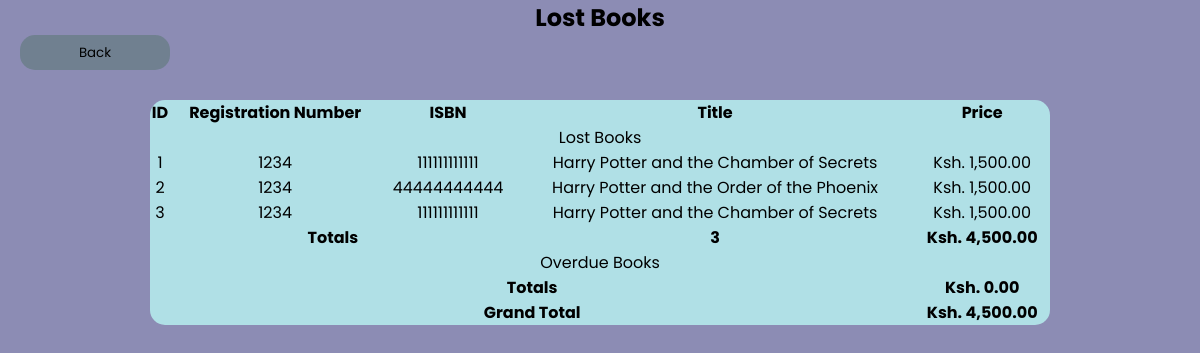
The page /pages/invoice.php?reg=1234 on the database as committed earlier.
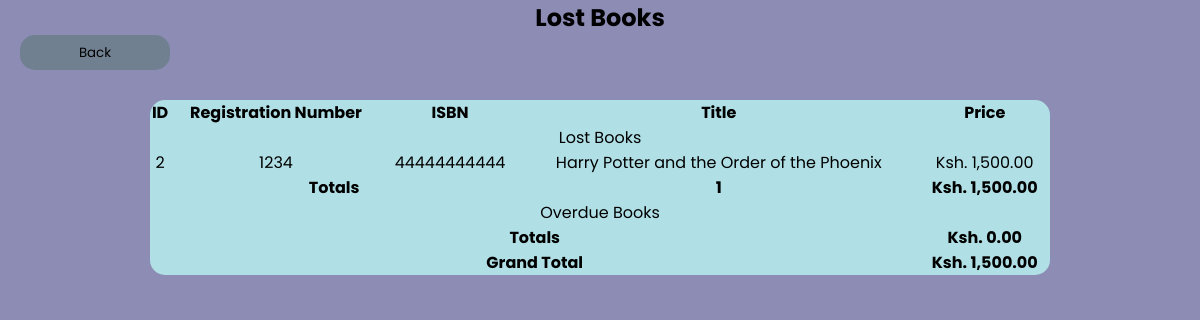
The same page on the database as committed later.
### tables this page shows
CREATE TABLE `lost` (
  `id` int(11) NOT NULL,
  `reg` varchar(100) NOT NULL,
  `isbn` varchar(100) NOT NULL,
  `price` int(11) NOT NULL
);

CREATE TABLE `books` (
  `ISBN` varchar(150) NOT NULL,
  `Title` varchar(150) NOT NULL,
  `Author` varchar(150) NOT NULL,
  `Category` varchar(150) NOT NULL,
  `Description` varchar(500) NOT NULL,
  `Price` int(11) NOT NULL,
  `Quantity` int(11) NOT NULL,
  `image` varchar(150) NOT NULL
);

### pages/invoice.php (the view, shortened to what this page needs)
<?php
    include "../scripts/connect.php";
?>
<!DOCTYPE html>
<html lang="en">
    <head>
        <link rel="stylesheet" href="../css/style.css">
    </head>
    <body>
        <?php
            $reg = $_GET["reg"];
            $sql = "SELECT * FROM `lost`  WHERE `reg`=$reg";
        ?>
        <center><h2>Lost Books</h2></center>
        <table>
            <tr>
                <th>ID</th>
                <th>Registration Number</th>
                <th>ISBN</th>
                <th>Title</th>
                <th>Price</th>
            </tr>
            <?php
                $result = mysqli_query($conn, $sql);
                if ($result) {
                    $books = 0;
                    $cost = 0;
                    echo '<tr>';
                        echo '<td colspan="5"><center>Lost Books</center></td>';
                    echo '</tr>';
                    while ($row = mysqli_fetch_assoc($result)) {
                        $isbn = $row["isbn"];
                        $book = mysqli_fetch_assoc(mysqli_query($conn, "SELECT * FROM `books` WHERE ISBN=$isbn"));
                        echo '<tr>';
                            echo '<td>'.$row["id"].'</td>';
                            echo '<td>'.$row["reg"].'</td>';
                            echo '<td>'.$row["isbn"].'</td>';
                            echo '<td>'.$book["Title"].'</td>';
                            echo '<td>Ksh. '.number_format($row["price"], 2).'</td>';
                            $books += 1;
                            $cost += $row["price"];
                        echo '</tr>';
                    }
                    echo '<tr>';
                        echo '<td colspan="3"><b>Totals</b></td>';
                        echo '<td><center><b>'.$books.'</b></center></td>';
                        echo '<td><center><b>Ksh. '.number_format($cost, 2).'</b></center></td>';
                    echo '</tr>';
                    $overdue = mysqli_query($conn, "SELECT * FROM `borrow` WHERE `reg`=$reg AND `return_date`<CURDATE()");
                    echo '<tr>';
                        echo '<td colspan="5"><center>Overdue Books</center></td>';
                    echo '</tr>';
                    if ($overdue) {
                        $total_penalty = 0;
                        echo '<tr>';
                            echo '<td colspan="4"><b>Totals</b></td>';
                            echo '<td><center><b>Ksh. '.number_format($total_penalty, 2).'</b></center></td>';
                        echo '</tr>';
                        echo '<tr>';
                        echo '<td colspan="4"><b>Grand Total</b></td>';
                        echo '<td><center><b>Ksh. '.number_format($total_penalty + $cost, 2).'</b></center></td>';
                    echo '</tr>';
                    }
                }
            ?>
            <a href="dashboard.php"><button>Back</a>
        </table>
    </body>
</html>

Rows that differ between the two databases and show on the page:
removed lost: id "1", reg "1234", isbn "111111111111", books.Title "Harry Potter and the Chamber of Secrets", price "1,500.00"
removed lost: id "3", reg "1234", isbn "111111111111", books.Title "Harry Potter and the Chamber of Secrets", price "1,500.00"
Other text that changed with them:
$books: "3" → "1"
$cost: "4,500.00" → "1,500.00"
$total_penalty + $cost: "4,500.00" → "1,500.00"
